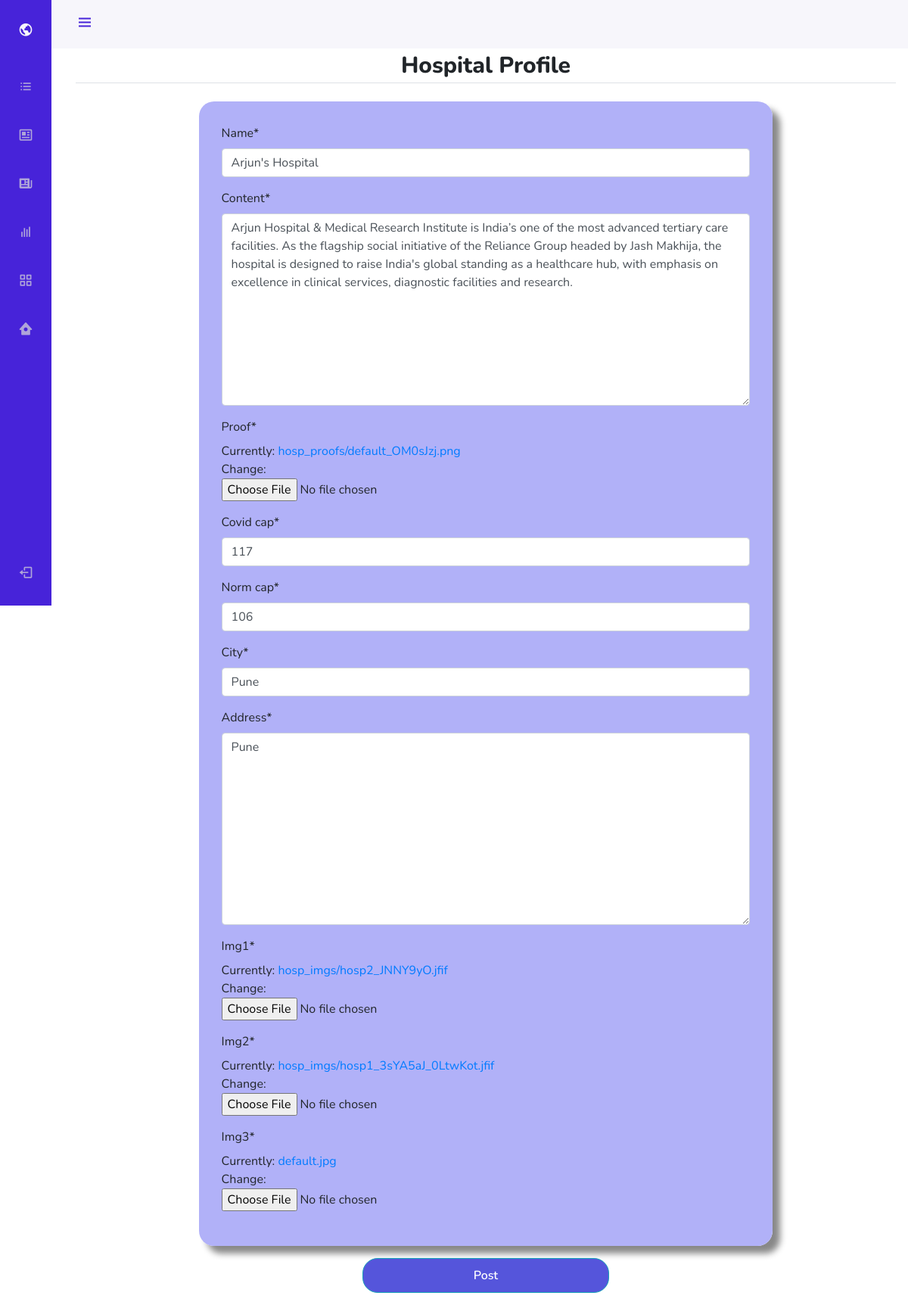
The page /post/15/update (signed in) on the database its author committed.
### blog/models.py (models this page shows, shortened)
class Post(models.Model):
    name = models.CharField(max_length = 100)
    content = models.TextField()
    type = models.CharField(max_length = 100, default="Dedicated covid hospital")
    proof = models.ImageField(default='default.jpg',upload_to='hosp_proofs')
    author = models.ForeignKey(User, on_delete=models.CASCADE)
    city = models.CharField(max_length=100, default="Mumbai")
    address = models.TextField(default="Maharashtra")
    area =models.CharField(max_length=100, default="Andheri")
    covid_cap=models.IntegerField(default=0)
    norm_cap = models.IntegerField(default=0)
    img1 = models.ImageField(default='default.jpg',upload_to='hosp_imgs')
    img2 = models.ImageField(default='default.jpg',upload_to='hosp_imgs')
    img3 = models.ImageField(default='default.jpg',upload_to='hosp_imgs')

### blog/views.py (the view, shortened to what this page needs)
# urls.py: path('post/<int:pk>/update', PostUpdateView.as_view(), name='post-update'),
class PostUpdateView(LoginRequiredMixin, UserPassesTestMixin, UpdateView):
    model = Post
    fields = ['name', 'content', 'proof','covid_cap', 'norm_cap', 'city',
                'address', 'img1', 'img2', 'img3'
            ]
    def test_func(self):
        post = self.get_object()
        if self.request.user == post.author:
            return True
        return False

### blog/templates/blog/post_form.html (shortened to what this page needs)
{% extends 'blog/navbase_without.html' %}
{% load crispy_forms_tags %}
{% block content %}
        <div class="content-section">
            <legend class="border-bottom mb-4">Hospital Profile</legend>
            <form method="POST" enctype="multipart/form-data">
                <fieldset class="form-group">
                    {{form|crispy}}
                </fieldset>
                <div  class="form-group">
                    <button style="margin-bottom: 20px;" class="btn btn-outline-info" type="submit">Post</button>
                </div>
            </form>
        </div>
{% endblock content%}

### blog/static/blog/css/nav.css (style rules this page uses)
:root { --header-height: 3rem; --nav-width: 68px; --first-color: #4723D9; --first-color-light: #AFA5D9; --white-color: #F7F6FB; --body-font: 'Nunito', sans-serif; --normal-font-size: 1rem; --z-fixed: 100; }
*,::before,::after { box-sizing: border-box; }
html { height: 100vh !important; }
body { position: relative; margin: var(--header-height) 0 0 0; padding: 0 1rem; font-family: var(--body-font); font-size: var(--normal-font-size); transition: .5s; }
a { text-decoration: none; }
@media screen and (min-width: 768px) { body { margin: calc(var(--header-height) + 1rem) 0 0 0; padding-left: calc(var(--nav-width) + 2rem); } }

### blog/templates/blog/post_form.html (style rules this page uses)
button.btn.btn-outline-info { background-color: rgb(63, 171, 243); font-weight: 600; transition: 0.5s; }
button.btn.btn-outline-info { border-radius: 20px; padding: 10px 20px; background: rgb(85, 85, 219); width: 30%; color: #fff; margin-left: 35%; }
fieldset.form-group { width: 70%; margin-left: 15%; background-color: rgb(177, 177, 248); padding: 30px; box-shadow: 10px 10px 8px #888888; border-radius: 20px; }
legend.border-bottom.mb-4 { text-align: center; font-weight: 800; font-size: 30px; }

### rows shown on the page
Post: name "Arjun's Hospital", content "Arjun Hospital & Medical Research Institute is India’s one of the most advanced tertiary care facilities. As the flagship social initiative of the Reliance Group headed by Jash Makhija, the hospital is designed to raise India's global standing as a healthcare hub, with emphasis on excellence in clinical services, diagnostic facilities and research.", covid_cap "117", norm_cap "106", city "Pune", address "Pune"
